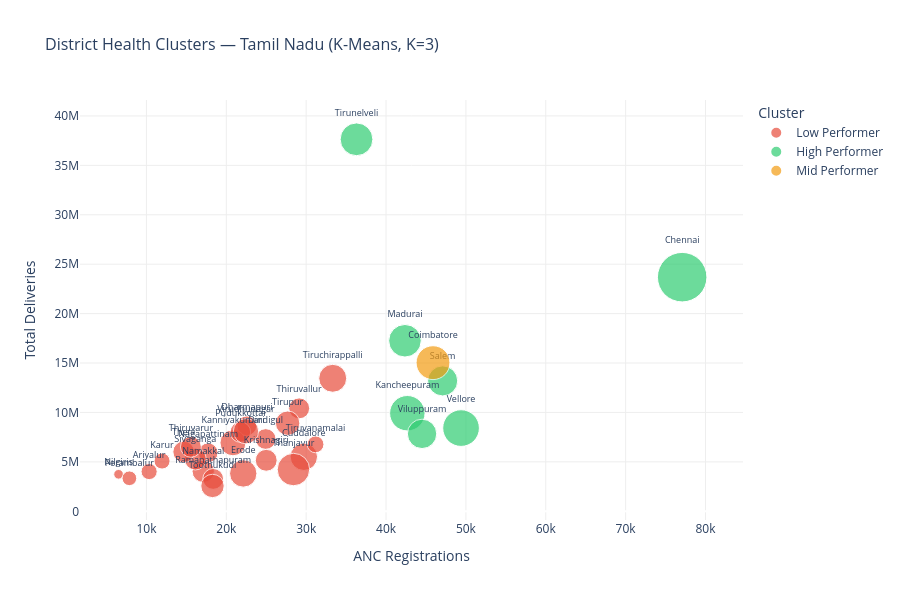

Here is the notebook cell this chart was saved with:
### Code cell
# ── Apply K=3 clustering 
km_final = KMeans(n_clusters=3, random_state=42, n_init=10)
df_features['Cluster'] = km_final.fit_predict(X_scaled)

# Label clusters by their ANC mean (high/mid/low performer)
cluster_means = df_features.groupby('Cluster')['ANC_Registrations'].mean().sort_values(ascending=False)
label_map = {
    cluster_means.index[0]: 'High Performer',
    cluster_means.index[1]: 'Mid Performer', 
    cluster_means.index[2]: 'Low Performer'
}
df_features['Cluster_Label'] = df_features['Cluster'].map(label_map)

print("=== DISTRICT CLUSTERS ===\n")
for label in ['High Performer', 'Mid Performer', 'Low Performer']:
    districts = df_features[df_features['Cluster_Label'] == label]['District'].tolist()
    print(f"🔵 {label} ({len(districts)} districts):")
    print("  ", ", ".join(districts))
    print()

# ── Plotly scatter: ANC vs Deliveries coloured by cluster ─────
fig = px.scatter(
    df_features,
    x='ANC_Registrations',
    y='Total_Deliveries',
    color='Cluster_Label',
    text='District',
    title='District Health Clusters — Tamil Nadu (K-Means, K=3)',
    labels={
        'ANC_Registrations': 'ANC Registrations',
        'Total_Deliveries': 'Total Deliveries',
        'Cluster_Label': 'Cluster'
    },
    color_discrete_map={
        'High Performer': '#2ecc71',
        'Mid Performer':  '#f39c12',
        'Low Performer':  '#e74c3c'
    },
    size='C_Section',
    size_max=35
)
fig.update_traces(textposition='top center', textfont_size=9)
fig.update_layout(
    height=600,
    plot_bgcolor='white',
    xaxis=dict(showgrid=True, gridcolor='#eee'),
    yaxis=dict(showgrid=True, gridcolor='#eee'),
    title_font_size=16
)
fig.write_html("../assets/plotly_clusters.html")
fig.show()
print("✅ Cluster chart saved!")

# ── Save cluster results 
df_features.to_csv("../data/processed/district_clusters.csv", index=False)
print("✅ Cluster data saved to processed/")

### Figure 1 — Plotly figure (JSON) as saved in the notebook; plotly's stock layout.template omitted (floating-point values rounded to 4 significant figures)
{"data": [{"hovertemplate": "Cluster=Low Performer<br>ANC Registrations=%{x}<br>Total Deliveries=%{y}<br>C_Section=%{marker.size}<br>District=%{text}<extra></extra>", "legendgroup": "Low Performer", "marker": {"color": "#e74c3c", "size": [5019.0, 14480.0, 7546.0, 8259.0, 14440.0, 13020.0, 4964.0, 9198.0, 7441.0, 9548.0, 1804.0, 4153.0, 8145.0, 8363.0, 9270.0, 20360.0, 8950.0, 8461.0, 8384.0, 15050.0, 11500.0, 5435.0, 10530.0, 12330.0], "sizemode": "area", "sizeref": 38.56, "symbol": "circle"}, "mode": "markers+text", "name": "Low Performer", "orientation": "v", "showlegend": true, "text": ["Ariyalur", "Cuddalore", "Dharmapuri", "Dindigul", "Erode", "Kanniyakumari", "Karur", "Krishnagiri", "Nagapattinam", "Namakkal", "Nilgiris", "Perambalur", "Pudukkottai", "Ramanathapuram", "Sivaganga", "Thanjavur", "Theni", "Thiruvallur", "Thiruvarur", "Tiruchirappalli", "Tirupur", "Tiruvanamalai", "Toothukudi", "Virudhunagar"], "textfont": {"size": 9}, "textposition": "top center", "type": "scatter", "x": [10340.0, 29710.0, 22580.0, 24930.0, 22120.0, 20830.0, 11950.0, 25000.0, 17730.0, 17110.0, 6509.0, 7864.0, 21760.0, 18360.0, 16120.0, 28410.0, 14660.0, 29120.0, 15560.0, 33320.0, 27680.0, 31170.0, 18270.0, 22460.0], "xaxis": "x", "y": [4020000.0, 5517000.0, 8653000.0, 7314000.0, 3828000.0, 6930000.0, 5085000.0, 5161000.0, 5920000.0, 4044000.0, 3743000.0, 3340000.0, 8018000.0, 3274000.0, 5286000.0, 4226000.0, 6014000.0, 10420000.0, 6520000.0, 13460000.0, 8912000.0, 6771000.0, 2566000.0, 8100000.0], "yaxis": "y"}, {"hovertemplate": "Cluster=High Performer<br>ANC Registrations=%{x}<br>Total Deliveries=%{y}<br>C_Section=%{marker.size}<br>District=%{text}<extra></extra>", "legendgroup": "High Performer", "marker": {"color": "#2ecc71", "size": [47230.0, 24160.0, 20440.0, 17470.0, 20660.0, 25920.0, 16650.0], "sizemode": "area", "sizeref": 38.56, "symbol": "circle"}, "mode": "markers+text", "name": "High Performer", "orientation": "v", "showlegend": true, "text": ["Chennai", "Kancheepuram", "Madurai", "Salem", "Tirunelveli", "Vellore", "Viluppuram"], "textfont": {"size": 9}, "textposition": "top center", "type": "scatter", "x": [77080.0, 42670.0, 42370.0, 47090.0, 36300.0, 49390.0, 44510.0], "xaxis": "x", "y": [23690000.0, 9922000.0, 17250000.0, 13190000.0, 37640000.0, 8420000.0, 7834000.0], "yaxis": "y"}, {"hovertemplate": "Cluster=Mid Performer<br>ANC Registrations=%{x}<br>Total Deliveries=%{y}<br>C_Section=%{marker.size}<br>District=%{text}<extra></extra>", "legendgroup": "Mid Performer", "marker": {"color": "#f39c12", "size": [22120.0], "sizemode": "area", "sizeref": 38.56, "symbol": "circle"}, "mode": "markers+text", "name": "Mid Performer", "orientation": "v", "showlegend": true, "text": ["Coimbatore"], "textfont": {"size": 9}, "textposition": "top center", "type": "scatter", "x": [45880.0], "xaxis": "x", "y": [15040000.0], "yaxis": "y"}], "layout": {"height": 600, "legend": {"itemsizing": "constant", "title": {"text": "Cluster"}, "tracegroupgap": 0}, "plot_bgcolor": "white", "title": {"font": {"size": 16}, "text": "District Health Clusters — Tamil Nadu (K-Means, K=3)"}, "xaxis": {"anchor": "y", "domain": [0, 1], "gridcolor": "#eee", "showgrid": true, "title": {"text": "ANC Registrations"}}, "yaxis": {"anchor": "x", "domain": [0, 1], "gridcolor": "#eee", "showgrid": true, "title": {"text": "Total Deliveries"}}}}
